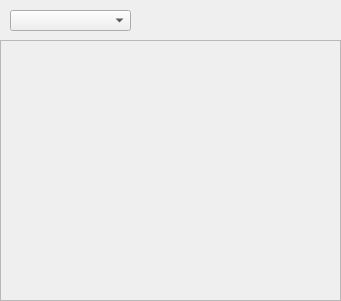
<?xml version="1.0" encoding="UTF-8"?>
<ui version="4.0">
 <class>MaterialItemWidget</class>
 <widget class="QWidget" name="MaterialItemWidget">
  <property name="geometry">
   <rect>
    <x>0</x>
    <y>0</y>
    <width>341</width>
    <height>301</height>
   </rect>
  </property>
  <property name="windowTitle">
   <string>Form</string>
  </property>
  <widget class="QFrame" name="material_type_frame">
   <property name="geometry">
    <rect>
     <x>0</x>
     <y>40</y>
     <width>341</width>
     <height>261</height>
    </rect>
   </property>
   <property name="frameShape">
    <enum>QFrame::StyledPanel</enum>
   </property>
   <property name="frameShadow">
    <enum>QFrame::Raised</enum>
   </property>
  </widget>
  <widget class="QComboBox" name="material_type_combobox">
   <property name="geometry">
    <rect>
     <x>10</x>
     <y>10</y>
     <width>121</width>
     <height>21</height>
    </rect>
   </property>
  </widget>
 </widget>
 <resources/>
 <connections/>
</ui>
